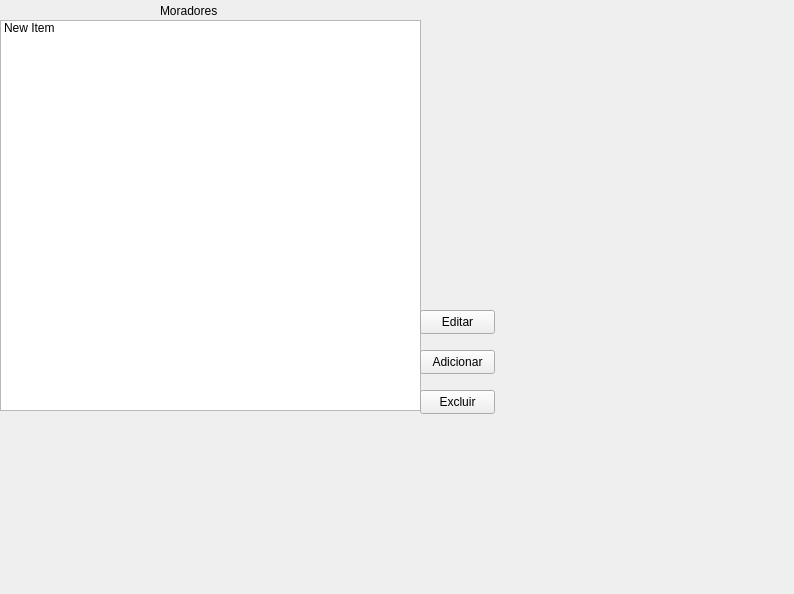
<?xml version="1.0" encoding="UTF-8"?>
<ui version="4.0">
 <class>MainWindow</class>
 <widget class="QMainWindow" name="MainWindow">
  <property name="geometry">
   <rect>
    <x>0</x>
    <y>0</y>
    <width>794</width>
    <height>594</height>
   </rect>
  </property>
  <property name="windowTitle">
   <string>MainWindow</string>
  </property>
  <widget class="QWidget" name="centralwidget">
   <widget class="QLabel" name="label">
    <property name="geometry">
     <rect>
      <x>160</x>
      <y>0</y>
      <width>201</width>
      <height>21</height>
     </rect>
    </property>
    <property name="text">
     <string>Moradores</string>
    </property>
   </widget>
   <widget class="QListWidget" name="listWidget">
    <property name="geometry">
     <rect>
      <x>0</x>
      <y>20</y>
      <width>421</width>
      <height>391</height>
     </rect>
    </property>
    <item>
     <property name="text">
      <string>New Item</string>
     </property>
     <property name="checkState">
      <enum>Unchecked</enum>
     </property>
    </item>
   </widget>
   <widget class="QPushButton" name="pushButton">
    <property name="geometry">
     <rect>
      <x>420</x>
      <y>310</y>
      <width>75</width>
      <height>24</height>
     </rect>
    </property>
    <property name="text">
     <string>Editar</string>
    </property>
   </widget>
   <widget class="QPushButton" name="pushButton_2">
    <property name="geometry">
     <rect>
      <x>420</x>
      <y>390</y>
      <width>75</width>
      <height>24</height>
     </rect>
    </property>
    <property name="text">
     <string>Excluir</string>
    </property>
   </widget>
   <widget class="QPushButton" name="pushButton_3">
    <property name="geometry">
     <rect>
      <x>420</x>
      <y>350</y>
      <width>75</width>
      <height>24</height>
     </rect>
    </property>
    <property name="text">
     <string>Adicionar</string>
    </property>
   </widget>
  </widget>
 </widget>
 <resources/>
 <connections/>
</ui>
